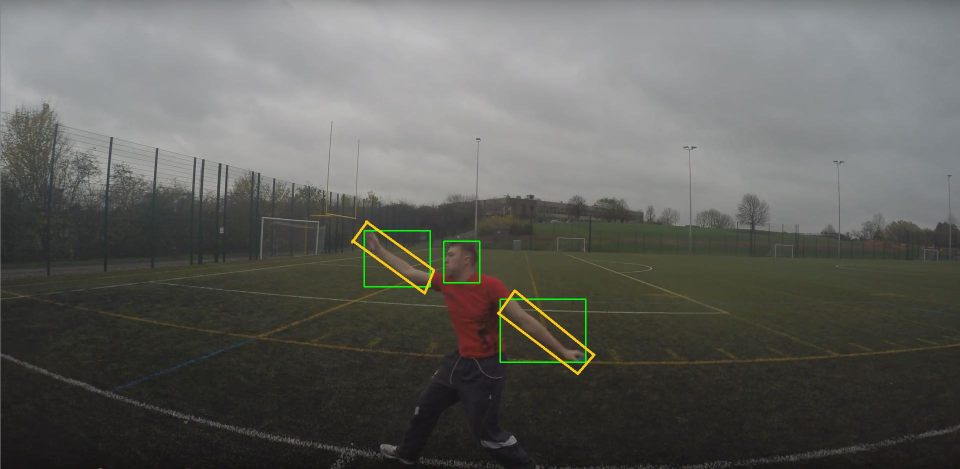
#> input picture Testbild01.jpg, 1920 x 938 px, given in place of the camera (shown at 1/2 size)
$ python contour_detector_attempt2.py --input Testbild01.jpg
#> lines starting #> are read from the running program, lines starting #| are printed output that depends on the picture; after the words box and inside, x2 and y2 are one past the last pixel; in counts of white or black regions, pixels touching at a corner belong together; long printed decimals are rounded
### Subfunctions/WebcamVideoStream.py
# import the necessary packages
from threading import Thread
import cv2

class WebcamVideoStream:
    def __init__(self, src=0, name="WebcamVideoStream"):
        # initialize the video camera stream and read the first frame
        # from the stream
#> called with src = 0, name = 'WebcamVideoStream'
        self.stream = cv2.VideoCapture(src)
        self.stream.set(3, 1280)
        self.stream.set(4, 720)
        (self.grabbed, self.frame) = self.stream.read()
#> self.frame is the input picture: shape (938, 1920, 3); mean B, G, R 91, 95.5, 95.2

        # initialize the thread name
        self.name = name

        # initialize the variable used to indicate if the thread should
        # be stopped
        self.stopped = False

    def start(self):
        # start the thread to read frames from the video stream
        t = Thread(target=self.update, name=self.name, args=())
        t.daemon = True
        t.start()
        return self

    def update(self):
        # keep looping infinitely until the thread is stopped
        while True:
            # if the thread indicator variable is set, stop the thread
            if self.stopped:
                return

            # otherwise, read the next frame from the stream
            (self.grabbed, self.frame) = self.stream.read()

    def read(self):
        # return the frame most recently read
        return self.frame

    def stop(self):
        # indicate that the thread should be stopped
        self.stopped = True

### contour_detector_attempt2.py
from __future__ import print_function
from __future__ import division
from Subfunctions.WebcamVideoStream import WebcamVideoStream
import cv2 as cv
import numpy as np
import argparse
from math import atan2, cos, sin, sqrt, pi, degrees


cap = WebcamVideoStream(0).start()


#zeichnet die Pfeile, welche im rechten Winkel aufeinander stehen
def drawAxis(img, p_, q_, colour, scale):
    p = list(p_)
    q = list(q_)


    #Winkel als radiant
    angle = atan2(p[1] - q[1], p[0] - q[0])
    hypotenuse = sqrt((p[1] - q[1]) * (p[1] - q[1]) + (p[0] - q[0]) * (p[0] - q[0]))
    #Pfeil wird um einen Skalierungsfaktor verlängert
    q[0] = p[0] - scale * hypotenuse * cos(angle)
    q[1] = p[1] - scale * hypotenuse * sin(angle)
    cv.line(img, (int(p[0]), int(p[1])), (int(q[0]), int(q[1])), colour, 1, cv.LINE_AA)


def getOrientation(pts, img):

    sz = len(pts)
    data_pts = np.empty((sz, 2), dtype=np.float64)
    for i in range(data_pts.shape[0]):
        data_pts[i,0] = pts[i,0,0]
        data_pts[i,1] = pts[i,0,1]


    mean = np.empty((0))
    mean, eigenvektoren, eigenwerte = cv.PCACompute2(data_pts, mean)
    #Speichert das Centre der Rechtecke
    centre = (int(mean[0,0]), int(mean[0,1]))


    #erstellt an der Mitte der Rechtecke einen gelben Punkt
    cv.circle(img, centre, 3, (0, 255, 255), 2)
    #achsen
    p1 = (centre[0] + 0.02 * eigenvektoren[0,0] * eigenwerte[0,0], centre[1] + 0.02 * eigenvektoren[0,1] * eigenwerte[0,0])
    p2 = (centre[0] - 0.02 * eigenvektoren[1,0] * eigenwerte[1,0], centre[1] - 0.02 * eigenvektoren[1,1] * eigenwerte[1,0])
    drawAxis(img, centre, p1, (0, 0, 255), 1)
    drawAxis(img, centre, p2, (255, 255, 0), 5)

    #Orientierung am Winkel in radiant
    angle = atan2(eigenvektoren[0,1], eigenvektoren[0,0])
    #Output: Winkel in Degree
    print(degrees(angle))
    return angle
parser = argparse.ArgumentParser(description='Code for Introduction to Principal Component Analysis (PCA) tutorial.\
                                              This program demonstrates how to use OpenCV PCA to extract the orientation of an object.')
parser.add_argument('--input', help='Path to input image.', default='pca_test1.jpg')
args = parser.parse_args()

#Bild wird mit der Webcam aufgenommen -> kein videostream, sondern ein "Foto" mit image = cap.read()
#src = cap.read()
image = cv.imread("rectanglepicture.png")
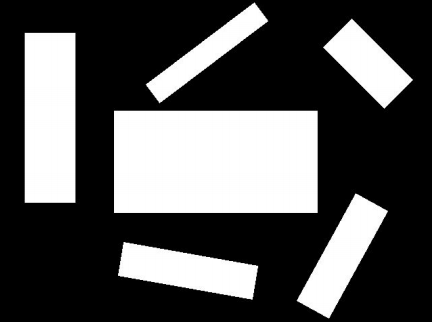
#> input picture rectanglepicture.png, 433 x 322 px
#> image is the input picture: shape (322, 433, 3); min 0, max 255, mean 83.4
#Exception wenn "Image" leer ist -> prueft ob Bildquelle vorhanden ist
if image is None:
    print('Could not open or find the image: ', args.input)
    exit(0)
cv.imshow('image', image)
#Konvertiert das Bild grau
gray = cv.cvtColor(image, cv.COLOR_BGR2GRAY)
#Konvertiert das Bild in binaer
_, bw = cv.threshold(gray, 50, 255, cv.THRESH_BINARY | cv.THRESH_OTSU)
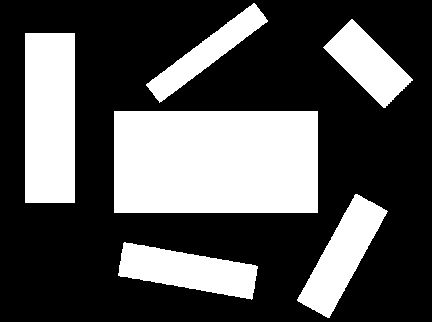
#> bw: shape (322, 433); 32.7% white; 7 white regions
contours, _ = cv.findContours(bw, cv.RETR_LIST, cv.CHAIN_APPROX_NONE)
#> contours = 7 contours, 1 with area under 20; largest, box (x1, y1, x2, y2) and area: (114, 111, 318, 213) 20503, (25, 33, 75, 203) 8281, (118, 242, 258, 300) 4520, (297, 194, 388, 318) 4391, (323, 19, 413, 108) 3454, (146, 3, 268, 103) 3042
for i, c in enumerate(contours):
    #Berechnet die Flaeche der Konturen
    area = cv.contourArea(c)
    #ignoriert zu große/kleine Konturen
    if area < 1e2 or 1e5 < area:
        continue
    #umrandet die Konturen in rot
    cv.drawContours(image, contours, i, (255, 0, 0), 2)
    #Findet die Ausrichtung jeder Form
    getOrientation(c, image)
#> this loop made 7 passes
#> (area, sz in getOrientation, mean in getOrientation, eigenvektoren in getOrientation, eigenwerte in getOrientation, p1 in getOrientation) on passes 1 to 5: (4520, 332, [[187.5, 270.4]], [[0.985, 0.175], [-0.175, 0.985]], [2133.6, 240.8], (229, 277.5)), (4391, 276, [[341.9, 255.5]], [[-0.48, 0.877], [0.877, 0.48]], [1796.1, 275.5], (323.7, 286.5)), (20503, 608, [[215.5, 161.5]], [[1, 0], [0, 1]], [5716.1, 1985.4], (329.3, 161)), (8281, 436, [[49.5, 117.5]], [[0, 1], [1, 0]], [3450.2, 510.3], (49, 186)), (3454, 190, [[369.5, 64.91]], [[0.709, 0.705], [-0.705, 0.709]], [1049.5, 309.8], (383.9, 78.8))
#| 10.075
#| 118.707
#| 0.0
#| 90.0
#| 44.850
#| -37.145
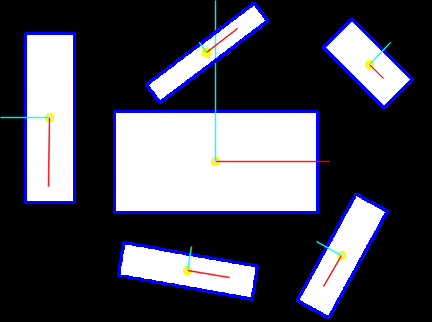
#> image: shape (322, 433, 3); 6.7% of pixels changed, all inside (x1, y1, x2, y2) = (0, 0, 414, 319)
cv.imshow('output', image)
cv.waitKey()
